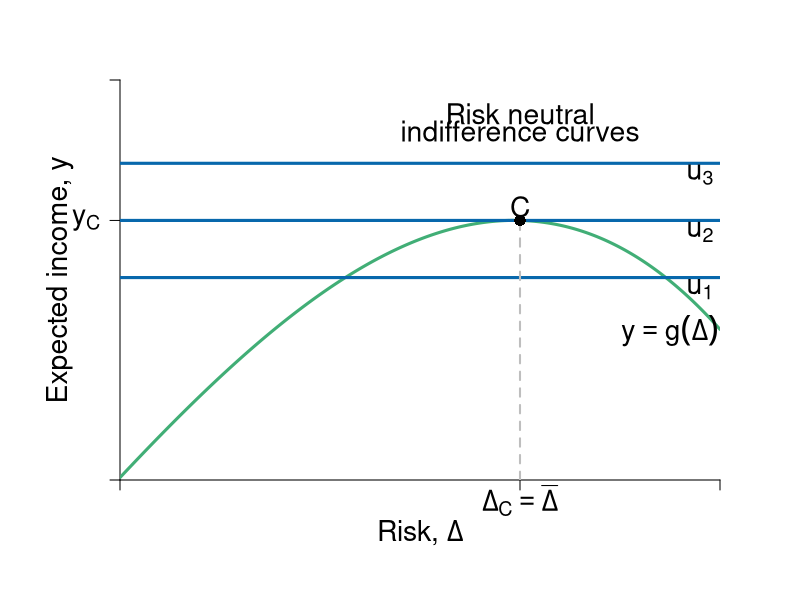

Source code (R):
#Graph Designer: Simon Halliday & Riley Boeth '17
#Authors: Bowles, Foley and Halliday
#Title: Coordination, Conflict and Competition: A Text in Microeconomics

library(shape)
require(shape)
pdf(file = "capitalism/risks_feasible_neutral.pdf", width = 10, height = 8)


#Set parameters for graphics
axislabelsize <- 1.7
labelsize <- 1.7
graphlinewidth <- 3
segmentlinewidth <- 2

COL <- c("#7fc97f", "#beaed4", "#fdc086", "#ffff99", "#386cb0", "#f0027f", "#bf5b17", "#666666")
COLA <- c("#e0f3db", "#99d8c9","#66c2a4","#41ae76", "#238b45", "#005824")
COLB <- c("#c6dbef", "#4eb3d3", "#2b8cbe", "#0868ac","#084081")
COLC <- c("#fcfbfd", "#efedf5", "#dadaeb", "#bcbddc", "#9e9ac8", "#807dba", "#6a51a3", "#54278f", "#3f007d")

#Edited the margins to cater for the larger LHS labels
par(mar =  c(6, 6, 4, 4))

#Indifference curves of a risk-averse homo economicus (1st graph out of the two for 4.7)

indiffA1 <- function(x, uA = 5, rmax=  .7, xmax = 15) {
  uA + (1/2)*(rmax/xmax)*(x^2)
}

#rmax*x
#indiffA <- function(x, ua=2) {
#  ua + (1/12)*(x)^2
#}

#Average wealth function 

avgwealth <- function(x){
  (1.08)*((-1/35)*(((-((.9)*x-36))^2))+36.8+((-1/10)*(x-4)+(-1/1000)*((x-3)^3)))
}

#Add limits on axes and levels of utility for each indifference curve
ylims <- c(0, 35)
xlims <- c(0, 30)

npts <- 501 
x <- seq(xlims[1], xlims[2], length.out = npts)
y <- seq(ylims[1], ylims[2], length.out = npts) 

plot(0, 0, xlim = xlims, ylim = ylims, type = "n",
     xlab = expression(paste("")),
     ylab = expression(paste("")), 
     xaxt = "n", 
     yaxt = "n", 
     bty = "n", 
     xaxs="i", 
     yaxs="i"
)

#x and y limits with plain axes without ticks/numbers to match previous graph

ticksx <- c(0, 20, xlims[2])
xlabels <- c(NA, expression(paste(Delta[C] == bar(Delta))), NA)
ticksy <- c(0, avgwealth(20), ylims[2])
ylabels <- c(NA, expression(paste(y[C])), NA)



axis(1,at = ticksx,  pos = 0, labels = xlabels, cex.axis = axislabelsize)
axis(2,at = ticksy,  pos = 0, labels = ylabels, las = 1, cex.axis = axislabelsize)

npts <- 500 
xx1 <- seq(xlims[1], xlims[2], length.out = npts)
xx2 <- seq(0, xlims[2], length.out = npts)
xx3 <- seq(xlims[1], 0, length.out = npts)
xx4 <- seq(-11, 0, length.out = npts)


# lines(xx1, indiffA1(xx1, uA= 8.3), col = COLB[4], lwd = graphlinewidth)
# lines(xx1, indiffA1(xx1, uA = 16), col = COLB[4], lwd = graphlinewidth)
# lines(xx1, indiffA1(xx1, uA = 23.7), col = COLB[4], lwd = graphlinewidth)
lines(xx1, avgwealth(xx1), col = COLA[4], lwd = graphlinewidth)


#Axis labels and draw linear utility function
mtext(expression(paste("Risk, ", Delta)), side = 1, line = 2.5, cex = axislabelsize)
text(-3, 0.5*ylims[2], expression(paste("Expected income, ", y)), xpd = TRUE, cex = axislabelsize, srt = 90) 


text(29-1.5, avgwealth(29)-2, expression(paste(y == g(Delta))), xpd = TRUE, cex = labelsize)

#Label various points on line

segments(0, avgwealth(x = 20), xlims[2], avgwealth(x = 20), lty = 1, col = COLB[4], lwd = graphlinewidth)
segments(0, avgwealth(x = 20) - 5, xlims[2], avgwealth(x = 20) - 5, lty = 1, col = COLB[4], lwd = graphlinewidth)
segments(0, avgwealth(x = 20) + 5, xlims[2], avgwealth(x = 20) + 5, lty = 1, col = COLB[4], lwd = graphlinewidth)

#points(25, avgwealth(25), pch = 16, col = "black", cex = 1.5)
# 
# text(23.63, avgwealth(23.63)+1.1, expression(paste("c")), cex = labelsize)
# points(23.63, avgwealth(23.63), pch = 16, col = "black", cex = 1.5)
# 
text(20, avgwealth(20)+1.2, expression(paste(C)), cex = labelsize)
segments(20, 0, 20, avgwealth(20), lty = 2, col = "gray", lwd = segmentlinewidth)
points(20, avgwealth(20), pch = 16, col = "black", cex = 1.5)
# 

#label the three indifference curves
text(29, avgwealth(20) +4, expression(paste(u[3])), xpd = TRUE, cex = labelsize)
text(29, avgwealth(20) - 1, expression(paste(u[2])),  xpd = TRUE, cex = labelsize)
text(29, avgwealth(20) - 6, expression(paste(u[1])),  xpd = TRUE, cex = labelsize)

#text(17, 38.5, expression(paste("Inequality Averse")), xpd = TRUE, cex = labelsize)
text(20, 32, expression(paste("Risk neutral")), xpd = TRUE, cex = labelsize)
text(20, 30.5, expression(paste("indifference curves")), xpd = TRUE, cex = labelsize)



dev.off()
